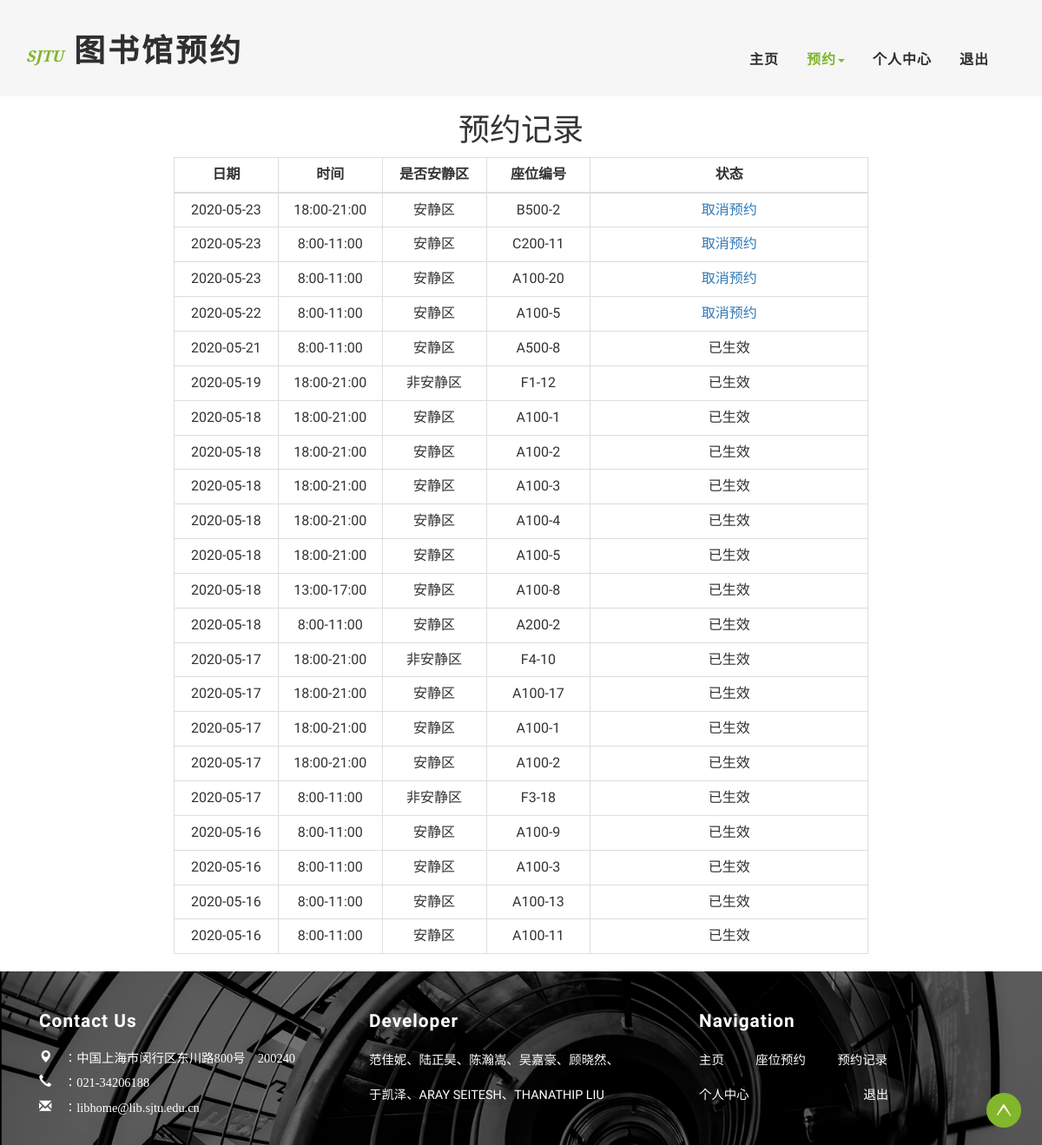
/book/book_record/ (signed in), run on an earlier commit of the app's database.
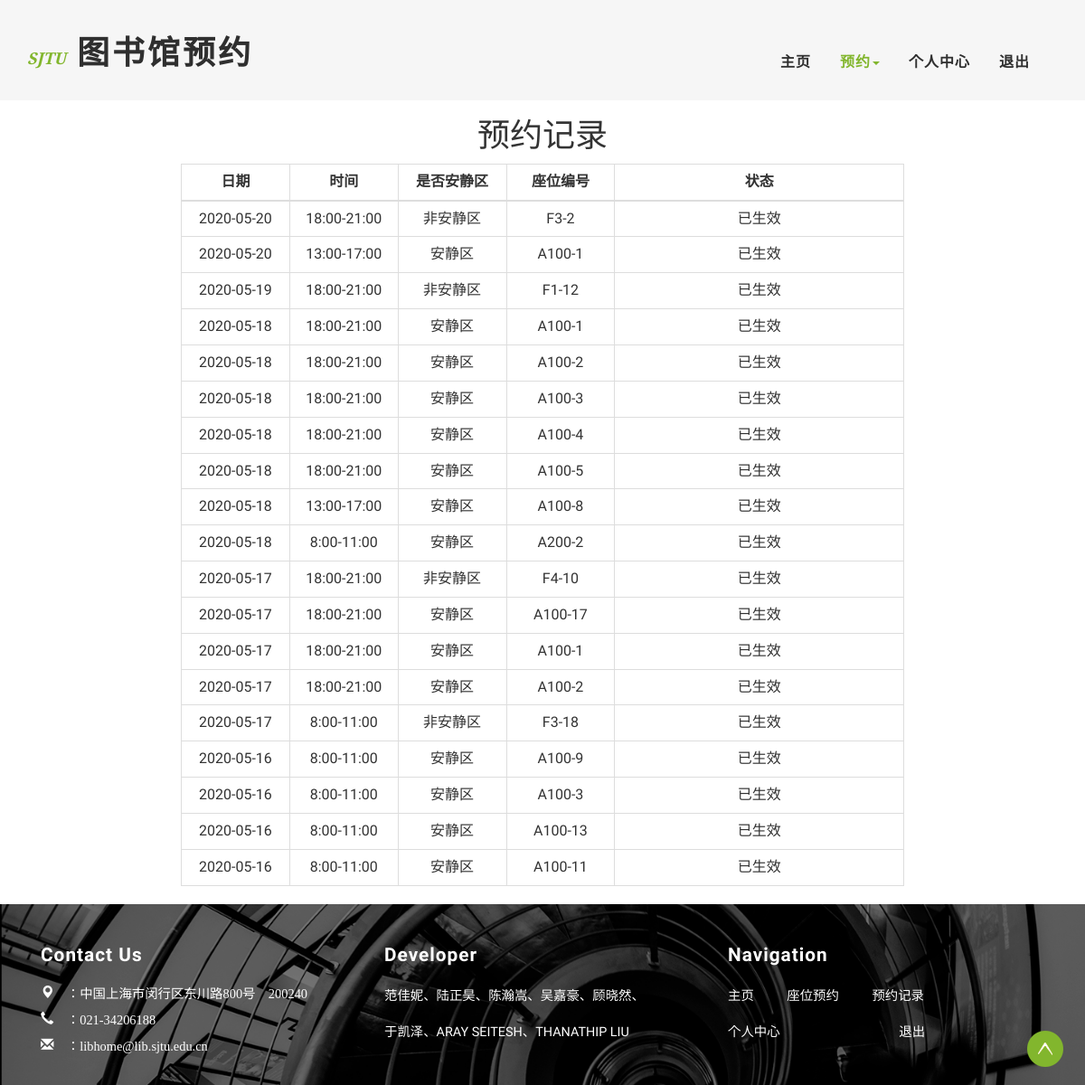
And on a later commit of the database.
### Book_App/models.py (models this page shows)
class Reservation(models.Model):
    account = models.ForeignKey(UserProf, on_delete=models.CASCADE)  # 与用户关联
    seat = models.ForeignKey(Seat, on_delete=models.CASCADE)  # 与座位关联
    is_delete = models.BooleanField(default=True)  # 当前预约/预约记录
    date = models.CharField(max_length=20)  # 预约时间点(年-月-日）
    time_choice = (  # 可选择时间点
        (1, "8:00-11:00"),
        (2, "13:00-17:00"),
        (3, "18:00-21:00"),
    )
    time_id = models.IntegerField(choices=time_choice)  # 1、2、3
    class Meta:
        db_table = 'reservation'
        unique_together = (
            ("account", "seat", "time_id", "date"),  # 这三个字段联合唯一，防止重复预订
        )

class Seat(models.Model):
    is_quiet_area = models.BooleanField(default=True)  # 安静区/非安静区
    floor = models.IntegerField(default=1)  # 楼层，5层
    area = models.CharField(max_length=1, null=True)  # 阅览区，A区、B区、C区
    table_type = models.IntegerField(default=4)  # 桌子类型，1人桌、2人桌、4人桌
    has_power = models.BooleanField(default=False)  # 默认无电源插座
    table_position_noisy = models.CharField(max_length=20, null=True)  # 桌子位置 格式：floor-桌号
    table_position_quiet = models.CharField(max_length=20, null=True)  # 桌子位置 格式：A100-桌号
    class Meta:
        db_table = 'seat'

### Book_App/views.py (the view)
# urls.py: path('book_record/', views.book_record, name='book_record'),
def book_record(request):
    try:
        user_id = request.session.get('user_id') * 1
    except Exception:
        return redirect(reverse('account:user_login'))
    user_id = request.session.get('user_id')
    userprof = UserProf.objects.get(user_id=user_id)
    judge_is_delete(userprof)
    reservation_records = Reservation.objects.filter(account=userprof)
    reservation_records = reservation_records.order_by('-date', '-time_id')
    records_not_delete = []
    records_is_delete = []
    for reservation_record in reservation_records:
        re_record = Re_Record()
        re_record.day = reservation_record.date
        re_record.id = reservation_record.id
        if reservation_record.time_id == 1:
            re_record.time_choice = '8:00-11:00'
        if reservation_record.time_id == 2:
            re_record.time_choice = '13:00-17:00'
        if reservation_record.time_id == 3:
            re_record.time_choice = '18:00-21:00'
        seat = reservation_record.seat
        if seat.is_quiet_area:
            re_record.is_quiet = '安静区'
            re_record.seat_id = seat.table_position_quiet
        else:
            re_record.is_quiet = '非安静区'
            re_record.seat_id = seat.table_position_noisy
        if not reservation_record.is_delete:
            records_not_delete.append(re_record)
        else:
            records_is_delete.append(re_record)
    data = {
        'records_not_delete': records_not_delete,
        'records_is_delete': records_is_delete,
    }
    return render(request, 'main/book_record.html', context=data)

### templates/main/book_record.html (shortened to what this page needs)
{% extends 'base_main.html' %}
{% load static %}
{% block header %}
    <div class="banner">
        <div class="header">
            <div class="container">
                <div class="header-left">
                    <div class="w3layouts-logo">
                        <h1>
                            <a href="{% url 'center:homepage' %}"><span>SJTU</span> 图书馆预约 </a>
                        </h1>
                    </div>
                </div>
                <div class="header-right">
                    <div class="w3-header-bottom">
                        <div class="top-nav">
                            <nav class="navbar navbar-default">
                                <div class="collapse navbar-collapse" id="bs-example-navbar-collapse-1">
                                    <ul class="nav navbar-nav">
                                        <li><a href="{% url 'center:homepage' %}">主页</a></li>
                                        <li class=""><a class="active" href="#"
                                                        class="dropdown-toggle hvr-bounce-to-bottom"
                                                        data-toggle="dropdown" role="button" aria-haspopup="true"
                                                        aria-expanded="false">预约<span class="caret"></span></a>
                                        </li>
                                        <li><a href={% url 'center:personal_center' %}>个人中心</a></li>
                                        <li><a href={% url 'account:logout' %}>退出</a></li>
                                    </ul>
                                    <div class="clearfix"></div>
                                </div>
                            </nav>
                        </div>
                        <div class="clearfix"></div>
                    </div>
                </div>
                <div class="clearfix"></div>
            </div>
        </div>
    </div>
{% endblock %}
{% block content %}
    <div class="text-center"><h1>预约记录</h1></div>
    <div class="text-center">
        <table class="table table-bordered" align="center" style="max-width: 800px;">
            <thead>
            <th width="15%" style="text-align:center">日期</th>
            <th width="15%" style="text-align:center">时间</th>
            <th width="15%" style="text-align:center">是否安静区</th>
            <th width="15%" style="text-align:center">座位编号</th>
            <th wdith="15%" style="text-align:center">状态</th>
            </thead>
            <tbody>
            {% for record in records_not_delete %}
                <tr>
                    <td><span>{{ record.day }}</span></td>
                    <td><span>{{ record.time_choice }}</span></td>
                    <td><span>{{ record.is_quiet }}</span></td>
                    <td><span>{{ record.seat_id }}</span></td>
                    <td><a href="{% url 'book:book_cancel' reservation_id=record.id %}" onclick="return confirm('你确定取消吗？')">取消预约</a></td>
                </tr>
            {% endfor %}
            {% for record in records_is_delete %}
                <tr>
                    <td><span>{{ record.day }}</span></td>
                    <td><span>{{ record.time_choice }}</span></td>
                    <td><span>{{ record.is_quiet }}</span></td>
                    <td><span>{{ record.seat_id }}</span></td>
                    <td>已生效</td>
                </tr>
            {% endfor %}
            </tbody>
        </table>
    </div>
{% endblock %}

What changed in the data, as far as the page shows it:
removed Reservation: day "2020-05-23"
no longer on this page (row unchanged): Seat: seat_id "B500-2"
removed Reservation: day "2020-05-23"
no longer on this page (row unchanged): Seat: seat_id "C200-11"
removed Reservation: day "2020-05-23"
no longer on this page (row unchanged): Seat: seat_id "A100-20"
removed Reservation: day "2020-05-22"
removed Reservation: day "2020-05-21"
no longer on this page (row unchanged): Seat: seat_id "A500-8"
added Reservation: day "2020-05-20"
now on this page (row unchanged): Seat: seat_id "F3-2"
added Reservation: day "2020-05-20"
Also different on the page:
new list line: "18:00-21:00 非安静区 已生效"
new list line: "13:00-17:00 安静区 已生效"
new list line: "A100-1"
list line gone: "18:00-21:00 安静区 取消预约"
list line gone: "8:00-11:00 安静区 取消预约"
list line gone: "A100-5"
list line gone: "8:00-11:00 安静区 已生效"
